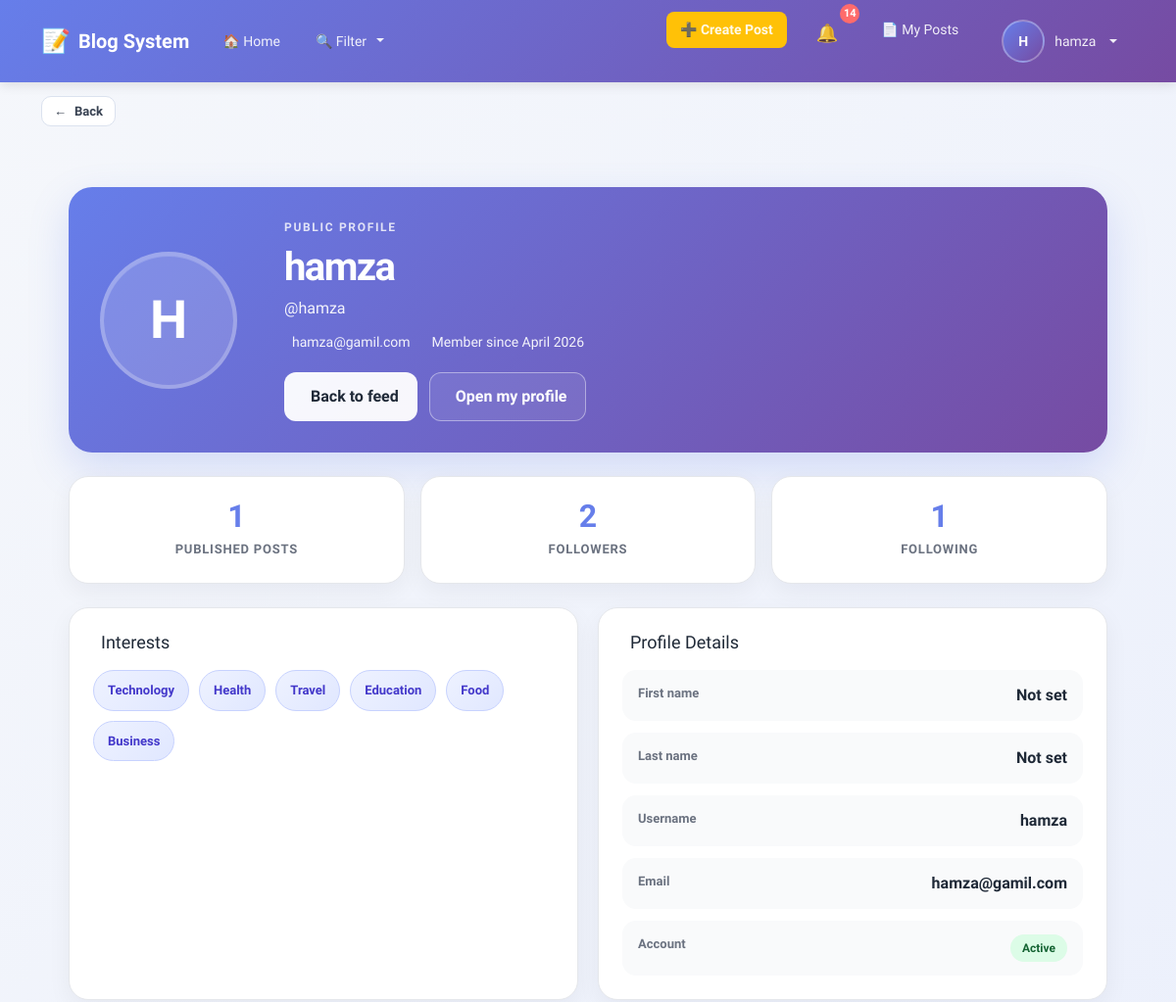
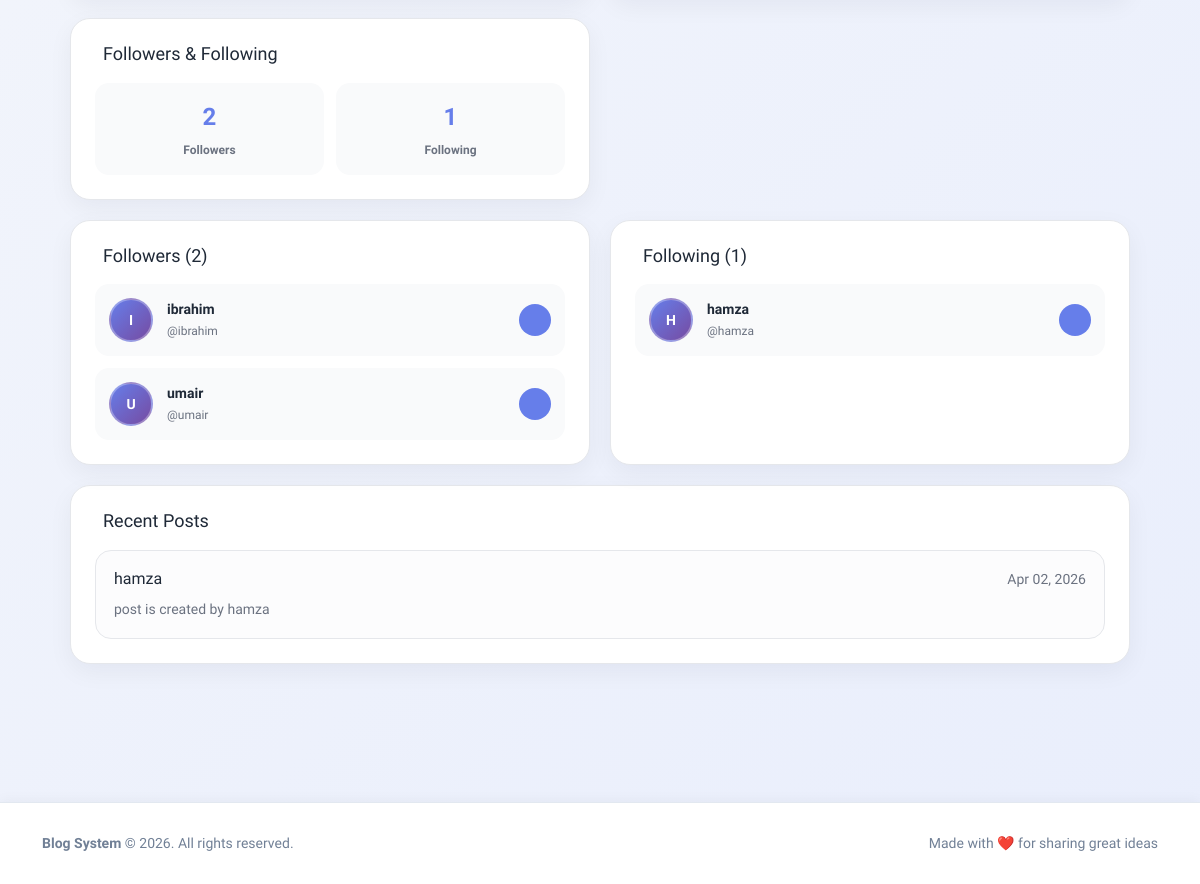
Page /profile/3/ (signed in) on the committed database (2 pictures, top to bottom).
### blog/models.py (models this page shows, shortened)
class CustomUser(AbstractUser):
    email = models.EmailField(unique=True)

class Category(models.Model):
    name = models.CharField(max_length=200)
    posts = models.ManyToManyField(Post, related_name='categories', blank=True)

class Post(models.Model):
    title = models.CharField(max_length=200)
    content = models.TextField()
    author = models.ForeignKey(settings.AUTH_USER_MODEL, on_delete=models.CASCADE)
    created_at = models.DateTimeField(auto_now_add=True)
    updated_at = models.DateTimeField(auto_now=True)
    is_published = models.BooleanField(default=False)
    category = models.ManyToManyField("Category", blank=True)

### blog/views.py (the view)
# urls.py: path('profile/<int:user_id>/', OtherUserProfileView.as_view(), name='other_profile'),
class OtherUserProfileView(LoginRequiredMixin, View):
    def get(self, request, user_id):
        other_user = get_object_or_404(CustomUser, id=user_id)
        context = build_profile_context(other_user, request.user)
        context["other_user"] = other_user
        context["is_own_profile"] = other_user == request.user
        return render(request, "profile/other_profile.html", context)

### blog/context_processors.py (called while the page is built)
def notifications_badge(request):
    if request.user.is_authenticated:
        unread_count = Notification.objects.filter(user=request.user, is_read=False).count()
    else:
        unread_count = 0
    return {"unread_notifications_count": unread_count}

def navbar_context(request):
    all_categories = Category.objects.all().order_by("name")
    selected_category_ids = []
    if request.GET:
        selected_category_ids = [int(id) for id in request.GET.getlist("categories") if id and id != "all"]
    return {
        "all_categories": all_categories,
        "selected_category_ids": selected_category_ids,
    }

### templates/profile/other_profile.html (shortened to what this page needs)
{% extends 'base.html' %}
{% block content %}
<div class="profile-page">
	<section class="profile-hero">
		<div class="profile-avatar">
			{{ profile_user.username|first|upper }}
		</div>
		<div class="profile-hero-content">
			<p class="profile-kicker">Public Profile</p>
			<h1 class="profile-name">{{ profile_user.get_full_name|default:profile_user.username }}</h1>
			<p class="profile-handle">@{{ profile_user.username }}</p>
			<div class="profile-meta">
				<span> {{ profile_user.email|default:"No email available" }}</span>
				<span> Member since {{ profile_user.date_joined|date:"F Y" }}</span>
			</div>
		<div class="profile-actions">
			<a href="{% url 'blog:home' %}" class="btn btn-light-action">
				 Back to feed
			</a>
			{% if is_own_profile %}
				<a href="{% url 'blog:profile' %}" class="btn btn-outline-action">
					 Open my profile
				</a>
			{% endif %}
		</div>
		</div>
	</section>
	<section class="profile-stats">
		<div class="stat-card">
			<span class="stat-value">{{ user_posts }}</span>
			<span class="stat-label">Published Posts</span>
		</div>
		<div class="stat-card">
			<span class="stat-value">{{ followers_count }}</span>
			<span class="stat-label">Followers</span>
		</div>
		<div class="stat-card">
			<span class="stat-value">{{ following_count }}</span>
			<span class="stat-label">Following</span>
		</div>
	</section>
	<section class="profile-grid">
		<article class="profile-panel">
			<div class="panel-header">
				<h2> Interests</h2>
			</div>
			{% if interests %}
				<div class="chips">
					{% for interest in interests %}
						<span class="chip">{{ interest.name }}</span>
					{% endfor %}
				</div>
			{% else %}
				<div class="empty-state">
					<i class="fas fa-compass"></i>
					<p>No interests selected yet.</p>
				</div>
			{% endif %}
		</article>
		<article class="profile-panel">
			<div class="panel-header">
				<h2> Profile Details</h2>
			</div>
			<div class="details-list">
				<div class="detail-row">
					<span class="detail-label">First name</span>
					<span class="detail-value">{{ profile_user.first_name|default:"Not set" }}</span>
				</div>
				<div class="detail-row">
					<span class="detail-label">Last name</span>
					<span class="detail-value">{{ profile_user.last_name|default:"Not set" }}</span>
				</div>
				<div class="detail-row">
					<span class="detail-label">Username</span>
					<span class="detail-value">{{ profile_user.username }}</span>
				</div>
				<div class="detail-row">
					<span class="detail-label">Email</span>
					<span class="detail-value">{{ profile_user.email }}</span>
				</div>
				<div class="detail-row">
					<span class="detail-label">Account</span>
					<span class="detail-value">
						{% if profile_user.is_active %}
							<span class="status-badge active">Active</span>
						{% else %}
							<span class="status-badge inactive">Inactive</span>
						{% endif %}
					</span>
				</div>
			</div>
		</article>
		<article class="profile-panel">
			<div class="panel-header">
				<h2> Followers & Following</h2>
			</div>
			<div class="follow-stats">
				<div class="follow-stat">
					<span class="follow-count">{{ followers_count }}</span>
					<span class="follow-label">Followers</span>
				</div>
				<div class="follow-stat">
					<span class="follow-count">{{ following_count }}</span>
					<span class="follow-label">Following</span>
				</div>
			</div>
		</article>
	</section>
	{% if followers or following %}
	<section class="profile-connections">
		{% if followers %}
		<article class="connections-panel">
			<div class="panel-header">
				<h2> Followers ({{ followers_count }})</h2>
			</div>
			<div class="users-grid">
				{% for follower in followers|slice:":6" %}
					<div class="user-card">
						<div class="user-avatar">{{ follower.username|first|upper }}</div>
						<div class="user-info">
							<h4>{{ follower.get_full_name|default:follower.username }}</h4>
							<p>@{{ follower.username }}</p>
						</div>
						<a href="{% url 'blog:other_profile' follower.id %}" class="user-link-btn">
						</a>
					</div>
				{% endfor %}
			</div>
		</article>
		{% endif %}
		{% if following %}
		<article class="connections-panel">
			<div class="panel-header">
				<h2> Following ({{ following_count }})</h2>
			</div>
			<div class="users-grid">
				{% for followed_user in following|slice:":6" %}
					<div class="user-card">
						<div class="user-avatar">{{ followed_user.username|first|upper }}</div>
						<div class="user-info">
							<h4>{{ followed_user.get_full_name|default:followed_user.username }}</h4>
							<p>@{{ followed_user.username }}</p>
						</div>
						<a href="{% url 'blog:other_profile' followed_user.id %}" class="user-link-btn">
						</a>
					</div>
				{% endfor %}
			</div>
		</article>
		{% endif %}
	</section>
	{% endif %}
	<section class="profile-panel recent-posts-panel">
		<div class="panel-header">
			<h2> Recent Posts</h2>
		</div>
		{% if recent_posts %}
			<div class="recent-posts">
				{% for post in recent_posts %}
					<article class="recent-post-card">
						<div class="recent-post-top">
							<h3>{{ post.title }}</h3>
							<span>{{ post.created_at|date:"M d, Y" }}</span>
						</div>
						<p>{{ post.content|truncatewords:28 }}</p>
					</article>
				{% endfor %}
			</div>
		{% else %}
			<div class="empty-state">
				<i class="fas fa-file-alt"></i>
				<p>No published posts yet.</p>
			</div>
		{% endif %}
	</section>
</div>
{% endblock %}

### templates/includes/navbar.html (shortened to what this page needs)
<nav class="navbar navbar-expand-lg navbar-light">
    <div class="container">
        <a class="navbar-brand" href="{% url 'blog:home' %}">
            <span class="brand-icon">📝</span>
            <strong>Blog System</strong>
        </a>
        <div class="collapse navbar-collapse" id="navbarContent">
            <ul class="navbar-nav me-auto">
                <li class="nav-item">
                    <a class="nav-link" href="{% url 'blog:home' %}">
                        🏠 Home
                    </a>
                </li>
                <li class="nav-item dropdown">
                    <a class="nav-link dropdown-toggle filter-toggle" href="#" id="filterDropdown" role="button" data-bs-toggle="dropdown" aria-expanded="false">
                        🔍 Filter
                    </a>
                </li>
            </ul>
            <ul class="navbar-nav ms-auto">
                {% if user.is_authenticated %}
                    <li class="nav-item me-2">
                        <a class="nav-link btn-create-post" href="{% url 'blog:create_post' %}">
                            ➕ Create Post
                        </a>
                    </li>
                    <li class="nav-item me-2">
                        <a class="nav-link notifications-link" href="{% url 'blog:notifications_list' %}">
                            <span class="notification-icon">🔔</span>
                            <span class="notification-badge" id="notif-count">{{ unread_notifications_count }}</span>
                        </a>
                    </li>
                    <li class="nav-item me-2">
                        <a class="nav-link" href="{% url 'blog:my_posts' %}">
                            📄 My Posts
                        </a>
                    </li>
                    <li class="nav-item dropdown">
                        <a class="nav-link dropdown-toggle user-dropdown" href="#" id="userDropdown" role="button" data-bs-toggle="dropdown" aria-expanded="false">
                            <span class="user-avatar">{{ user.username|first|upper }}</span>
                            {{ user.username }}
                        </a>
                    </li>
                {% endif %}
            </ul>
        </div>
    </div>
</nav>

### templates/base.html (style rules this page uses)
:root { --primary-color: #667eea; --secondary-color: #764ba2; --light-bg: #f8f9fa; --card-shadow: 0 2px 12px rgba(0, 0, 0, 0.08); --hover-shadow: 0 8px 24px rgba(0, 0, 0, 0.12); }
* { font-family: 'Segoe UI', Tahoma, Geneva, Verdana, sans-serif; }
html, body { height: 100%; }
body { background-color: var(--light-bg); color: #2d3748; }

### templates/includes/navbar.html (style rules this page uses)
.navbar { background: linear-gradient(135deg, #667eea 0%, #764ba2 100%); box-shadow: 0 2px 12px rgba(0, 0, 0, 0.12); padding: 12px 0; }
.navbar-brand { font-size: 20px; font-weight: 700; color: white !important; display: flex; align-items: center; gap: 8px; transition: all 0.3s ease; }
.brand-icon { font-size: 24px; }
.navbar-nav .nav-link { color: rgba(255, 255, 255, 0.9) !important; font-weight: 500; font-size: 14px; transition: all 0.3s ease; padding: 8px 14px !important; border-radius: 8px; margin: 0 4px; }
.btn-create-post { background-color: #ffc107 !important; color: #2d3748 !important; font-weight: 600 !important; border-radius: 8px !important; padding: 10px 16px !important; transition: all 0.3s ease; }
.notifications-link { position: relative; display: flex; align-items: center; gap: 6px; }
.notification-icon { font-size: 18px; }
.notification-badge { display: inline-flex; align-items: center; justify-content: center; background-color: #ff6b6b; color: white; border-radius: 50%; width: 20px; height: 20px; font-size: 11px; font-weight: 700; position: absolute; top: -8px; right: -8px; }
.user-dropdown { display: flex; align-items: center; gap: 10px !important; }
.user-avatar { display: inline-flex; align-items: center; justify-content: center; width: 32px; height: 32px; background-color: rgba(255, 255, 255, 0.2); border-radius: 50%; font-weight: 700; font-size: 14px; color: white; border: 2px solid rgba(255, 255, 255, 0.3); }
.filter-toggle { position: relative; }
.filter-toggle::after { content: ''; display: inline-block; margin-left: 6px; vertical-align: 0.255em; border-top: 0.3em solid; border-right: 0.3em solid transparent; border-bottom: 0; border-left: 0.3em solid transparent; transition: transform 0.2s ease; }

### rows in the picture
CustomUser: username|first "H", username "hamza", get_full_name "hamza", email "hamza@gamil.com", date_joined "April 2026", first_name "Not set", last_name "Not set"
Category: name "Technology"
Category: name "Health"
Category: name "Travel"
Category: name "Education"
Category: name "Food"
Category: name "Business"
CustomUser: username|first "I", get_full_name "ibrahim", username "ibrahim"
CustomUser: username|first "U", get_full_name "umair", username "umair"
Post: title "hamza", created_at "Apr 02, 2026", content "post is created by hamza"

### other values in the picture
{{ unread_notifications_count }} "14"
{{ user_posts }} "1"
{{ followers_count }} "2"
{{ following_count }} "1"
